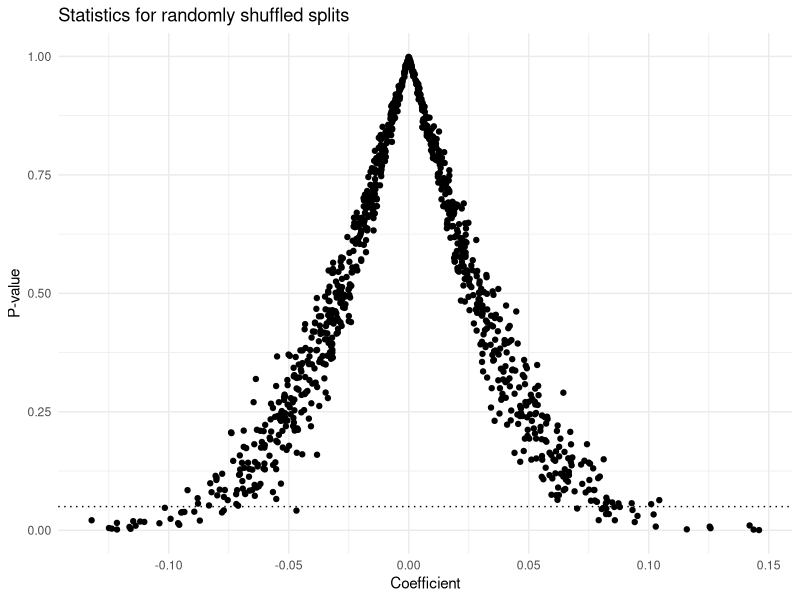

Write the R code that produced this figure.
# Sean Trott
# Code to demonstrate p-hacking

library(tidyverse)

# set seed for reproducibility
set.seed(1)

# Parameters
X_MEAN = sample(1:1000, 1)
X_SD = sample(1:10, 1)
Y_MEAN = sample(1:1000, 1)
Y_SD = sample(1:10, 1)
SUBGROUP_SIZE = 50
NUM_HACKS = 1000

# Generate data
x = rnorm(1000, mean=X_MEAN, sd=X_SD)
y = rnorm(1000, mean=Y_MEAN, sd=Y_SD)


test_coef = c()
test_p = c()
size_v = c()
for (i in c(1:NUM_HACKS)) {
  new_x = sample(x, SUBGROUP_SIZE)
  new_y = sample(y, SUBGROUP_SIZE)
  new_test = summary(lm(new_y ~ new_x))
  test_coef[i] = new_test$coefficients[2]
  test_p[i] = new_test$coefficients[8]
  size_v[i] = SUBGROUP_SIZE
}

d = data.frame(coef = test_coef,
               p = test_p)

d %>%
  ggplot(aes(x = test_coef,
             y = test_p)) +
  geom_point() +
  geom_hline(yintercept = .05, linetype = "dotted") +
  labs(x = "Coefficient",
       y = "P-value",
       title = "Statistics for randomly shuffled splits") +
  theme_minimal()


